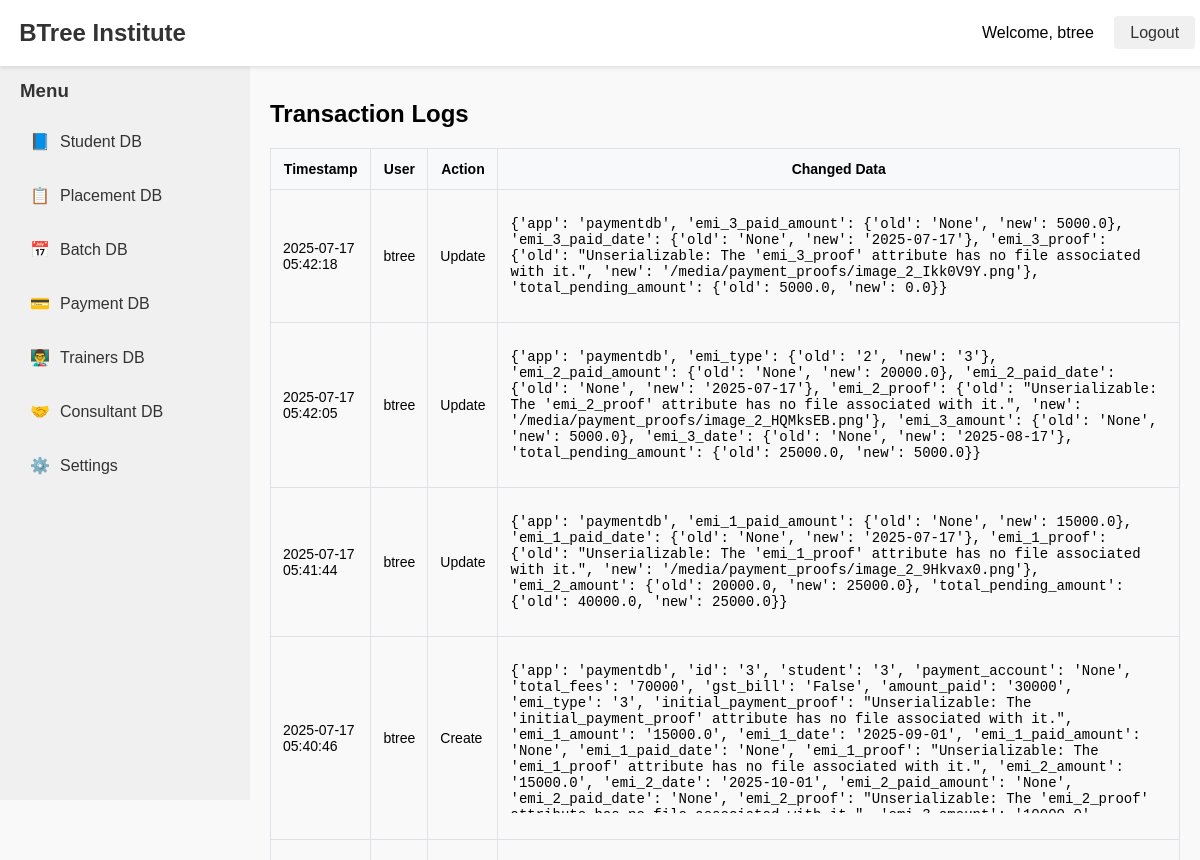
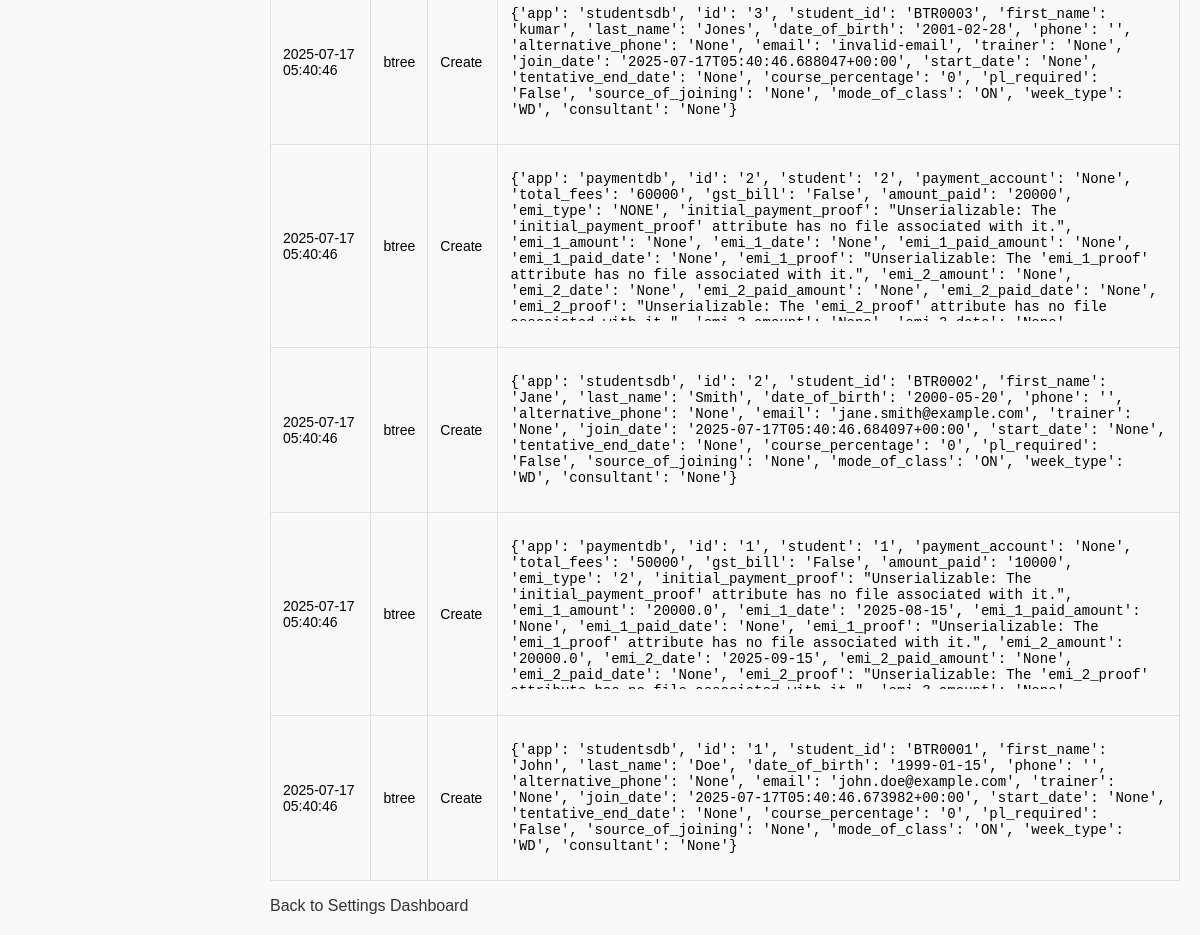
/settings/logs/ (signed in), run on the app's committed database (2 pictures, top to bottom).
### accounts/models.py (models this page shows, shortened)
class CustomUser(AbstractBaseUser, PermissionsMixin):
    ROLE_CHOICES = [
        ('admin', 'Admin'),
        ('staff', 'Staff'),
        ('placement', 'Placement'),
        ('trainer', 'Trainer'),
        ('student', 'Student'),
        ('batch_coordination', 'Batch Coordination'),
        ('consultant', 'Consultant'),
    ]
    email = models.EmailField(unique=True)
    name = models.CharField(max_length=100)
    role = models.CharField(max_length=30, choices=ROLE_CHOICES)
    is_active = models.BooleanField(default=True)
    is_staff = models.BooleanField(default=False)
    is_superuser = models.BooleanField(default=False)
    objects = CustomUserManager()
    USERNAME_FIELD = 'email'
    REQUIRED_FIELDS = ['name',]

### settingsdb/models.py (models this page shows, shortened)
class TransactionLog(models.Model):
    ACTION_CHOICES = [
        ('CREATE', 'Create'),
        ('UPDATE', 'Update'),
        ('DELETE', 'Delete'),
    ]
    user = models.ForeignKey(settings.AUTH_USER_MODEL, on_delete=models.SET_NULL, null=True)
    table_name = models.CharField(max_length=100)
    object_id = models.CharField(max_length=100)
    action = models.CharField(max_length=10, choices=ACTION_CHOICES)
    timestamp = models.DateTimeField(auto_now_add=True)
    changes = models.JSONField()

### settingsdb/views.py (the view)
# urls.py: path('logs/', views.transaction_log, name='transaction_log'),
@staff_member_required
def transaction_log(request):
    logs = TransactionLog.objects.select_related('user').order_by('-timestamp')
    for log in logs:
        log.cleaned_details = clean_transaction_data(log.changes)
    return render(request, 'settingsdb/transaction_log.html', {'logs': logs})

### templates/settingsdb/transaction_log.html (shortened to what this page needs)
{% extends "base.html" %}
{% block content %}
<h2>Transaction Logs</h2>
<table border="1" cellpadding="5" cellspacing="0" style="width: 100%; font-size: 14px;">
    <thead>
        <tr>
            <th>Timestamp</th>
            <th>User</th>
            <th>Action</th>
            <th>Changed Data</th>
        </tr>
    </thead>
    <tbody>
        {% for log in logs %}
        <tr>
            <td>{{ log.timestamp|date:"Y-m-d H:i:s" }}</td>
            <td>
            {% if log.user and log.user.name %}
                {{ log.user.name }}
            {% else %}
                Unknown
            {% endif %}
            </td>
            <td>{{ log.get_action_display }}</td>
            <td>
                <pre style="white-space: pre-wrap; max-height: 150px; overflow-y: auto;">{{ log.changes|safe }}</pre>
            </td>
        </tr>
        {% empty %}
        <tr><td colspan="4" style="text-align:center;">No transaction logs found.</td></tr>
        {% endfor %}
    </tbody>
</table>
<a href="{% url 'settings_dashboard' %}">Back to Settings Dashboard</a>
{% endblock %}

### templates/includes/navbar.html
<nav style="background-color: #ffffff; padding: 1.2rem; box-shadow: 0 2px 4px rgba(0,0,0,0.1); position: fixed; width: 98%; top: 0; z-index: 1000; display: flex; justify-content: space-between; align-items: center;">
    <div class="logo" style="font-size: 1.5rem; font-weight: bold;">
        <a href="/" style="text-decoration: none; color: #333;">BTree Institute</a>
    </div>
    <div class="auth-buttons">
        {% if user.is_authenticated %}
            <span style="margin-right: 1rem;">Welcome, {{ user.name }}</span>
            <a href="{% url 'logout' %}" style="padding: 0.5rem 1rem; background-color: #f0f0f0; border-radius: 4px; color: #333; text-decoration: none;">Logout</a>
        {% else %}
            <a href="{% url 'login' %}" style="padding: 0.5rem 1rem; background-color: #f0f0f0; border-radius: 4px; color: #333; text-decoration: none;">Login</a>
        {% endif %}
    </div>
</nav>

### static/css/styles.css (style rules this page uses)
body { font-family: Arial, sans-serif; margin: 0; padding: 0; background-color: #f9f9f9; }
a { text-decoration: none; color: #333; }

### data on the page
CustomUser: name "btree"
TransactionLog: timestamp "2025-07-17 05:42:18", user.name "btree", action "Update", changes "{'app': 'paymentdb', 'emi_3_paid_amount': {'old': 'None', 'new': 5000.0}, 'emi_3_paid_date': {'old': 'None', 'new': '2025-07-17'}, 'emi_3_proof': {'old': \"Unserializable: The 'emi_3_proof' attribute has no file associated with it.\", 'new': '/media/payment_proofs/image_2_Ikk0V9Y.png'}, 'total_pending_amount': {'old': 5000.0, 'new': 0.0}}"
TransactionLog: timestamp "2025-07-17 05:42:05", user.name "btree", action "Update", changes "{'app': 'paymentdb', 'emi_type': {'old': '2', 'new': '3'}, 'emi_2_paid_amount': {'old': 'None', 'new': 20000.0}, 'emi_2_paid_date': {'old': 'None', 'new': '2025-07-17'}, 'emi_2_proof': {'old': \"Unserializable: The 'emi_2_proof' attribute has no file associated with it.\", 'new': '/media/payment_proofs/image_2_HQMksEB.png'}, 'emi_3_amount': {'old': 'None', 'new': 5000.0}, 'emi_3_date': {'old': 'None', 'new': '2025-08-17'}, 'total_pending_amount': {'old': 25000.0, 'new': 5000.0}}"
TransactionLog: timestamp "2025-07-17 05:41:44", user.name "btree", action "Update", changes "{'app': 'paymentdb', 'emi_1_paid_amount': {'old': 'None', 'new': 15000.0}, 'emi_1_paid_date': {'old': 'None', 'new': '2025-07-17'}, 'emi_1_proof': {'old': \"Unserializable: The 'emi_1_proof' attribute has no file associated with it.\", 'new': '/media/payment_proofs/image_2_9Hkvax0.png'}, 'emi_2_amount': {'old': 20000.0, 'new': 25000.0}, 'total_pending_amount': {'old': 40000.0, 'new': 25000.0}}"
TransactionLog: timestamp "2025-07-17 05:40:46", user.name "btree", action "Create", changes "{'app': 'paymentdb', 'id': '3', 'student': '3', 'payment_account': 'None', 'total_fees': '70000', 'gst_bill': 'False', 'amount_paid': '30000', 'emi_type': '3', 'initial_payment_proof': \"Unserializable: The 'initial_payment_proof' attribute has no file associated with it.\", 'emi_1_amount': '15000.0', 'emi_1_date': '2025-09-01', 'emi_1_paid_amount': 'None', 'emi_1_paid_date': 'None', 'emi_1_proof': \"Unserializable: The 'emi_1_proof' attribute has no file associated with it.\", 'emi_2_amount': '15000.0', 'emi_2_date': '2025-10-01', 'emi_2_paid_amount': 'None', 'emi_2_paid_date': 'None', 'emi_2_proof': \"Unserializable: The 'emi_2_proof'…"
TransactionLog: timestamp "2025-07-17 05:40:46", user.name "btree", action "Create", changes "{'app': 'studentsdb', 'id': '3', 'student_id': 'BTR0003', 'first_name': 'kumar', 'last_name': 'Jones', 'date_of_birth': '2001-02-28', 'phone': '', 'alternative_phone': 'None', 'email': 'invalid-email', 'trainer': 'None', 'join_date': '2025-07-17T05:40:46.688047+00:00', 'start_date': 'None', 'tentative_end_date': 'None', 'course_percentage': '0', 'pl_required': 'False', 'source_of_joining': 'None', 'mode_of_class': 'ON', 'week_type': 'WD', 'consultant': 'None'}"
TransactionLog: timestamp "2025-07-17 05:40:46", user.name "btree", action "Create", changes "{'app': 'paymentdb', 'id': '2', 'student': '2', 'payment_account': 'None', 'total_fees': '60000', 'gst_bill': 'False', 'amount_paid': '20000', 'emi_type': 'NONE', 'initial_payment_proof': \"Unserializable: The 'initial_payment_proof' attribute has no file associated with it.\", 'emi_1_amount': 'None', 'emi_1_date': 'None', 'emi_1_paid_amount': 'None', 'emi_1_paid_date': 'None', 'emi_1_proof': \"Unserializable: The 'emi_1_proof' attribute has no file associated with it.\", 'emi_2_amount': 'None', 'emi_2_date': 'None', 'emi_2_paid_amount': 'None', 'emi_2_paid_date': 'None', 'emi_2_proof': \"Unserializable: The 'emi_2_proof' attribute has no file…"
TransactionLog: timestamp "2025-07-17 05:40:46", user.name "btree", action "Create", changes "{'app': 'studentsdb', 'id': '2', 'student_id': 'BTR0002', 'first_name': 'Jane', 'last_name': 'Smith', 'date_of_birth': '2000-05-20', 'phone': '', 'alternative_phone': 'None', 'email': 'jane.smith@example.com', 'trainer': 'None', 'join_date': '2025-07-17T05:40:46.684097+00:00', 'start_date': 'None', 'tentative_end_date': 'None', 'course_percentage': '0', 'pl_required': 'False', 'source_of_joining': 'None', 'mode_of_class': 'ON', 'week_type': 'WD', 'consultant': 'None'}…"
TransactionLog: timestamp "2025-07-17 05:40:46", user.name "btree", action "Create", changes "{'app': 'paymentdb', 'id': '1', 'student': '1', 'payment_account': 'None', 'total_fees': '50000', 'gst_bill': 'False', 'amount_paid': '10000', 'emi_type': '2', 'initial_payment_proof': \"Unserializable: The 'initial_payment_proof' attribute has no file associated with it.\", 'emi_1_amount': '20000.0', 'emi_1_date': '2025-08-15', 'emi_1_paid_amount': 'None', 'emi_1_paid_date': 'None', 'emi_1_proof': \"Unserializable: The 'emi_1_proof' attribute has no file associated with it.\", 'emi_2_amount': '20000.0', 'emi_2_date': '2025-09-15', 'emi_2_paid_amount': 'None', 'emi_2_paid_date': 'None', 'emi_2_proof': \"Unserializable: The 'emi_2_proof'…"
TransactionLog: timestamp "2025-07-17 05:40:46", user.name "btree", action "Create", changes "{'app': 'studentsdb', 'id': '1', 'student_id': 'BTR0001', 'first_name': 'John', 'last_name': 'Doe', 'date_of_birth': '1999-01-15', 'phone': '', 'alternative_phone': 'None', 'email': 'john.doe@example.com', 'trainer': 'None', 'join_date': '2025-07-17T05:40:46.673982+00:00', 'start_date': 'None', 'tentative_end_date': 'None', 'course_percentage': '0', 'pl_required': 'False', 'source_of_joining': 'None', 'mode_of_class': 'ON', 'week_type': 'WD', 'consultant': 'None'}…"
